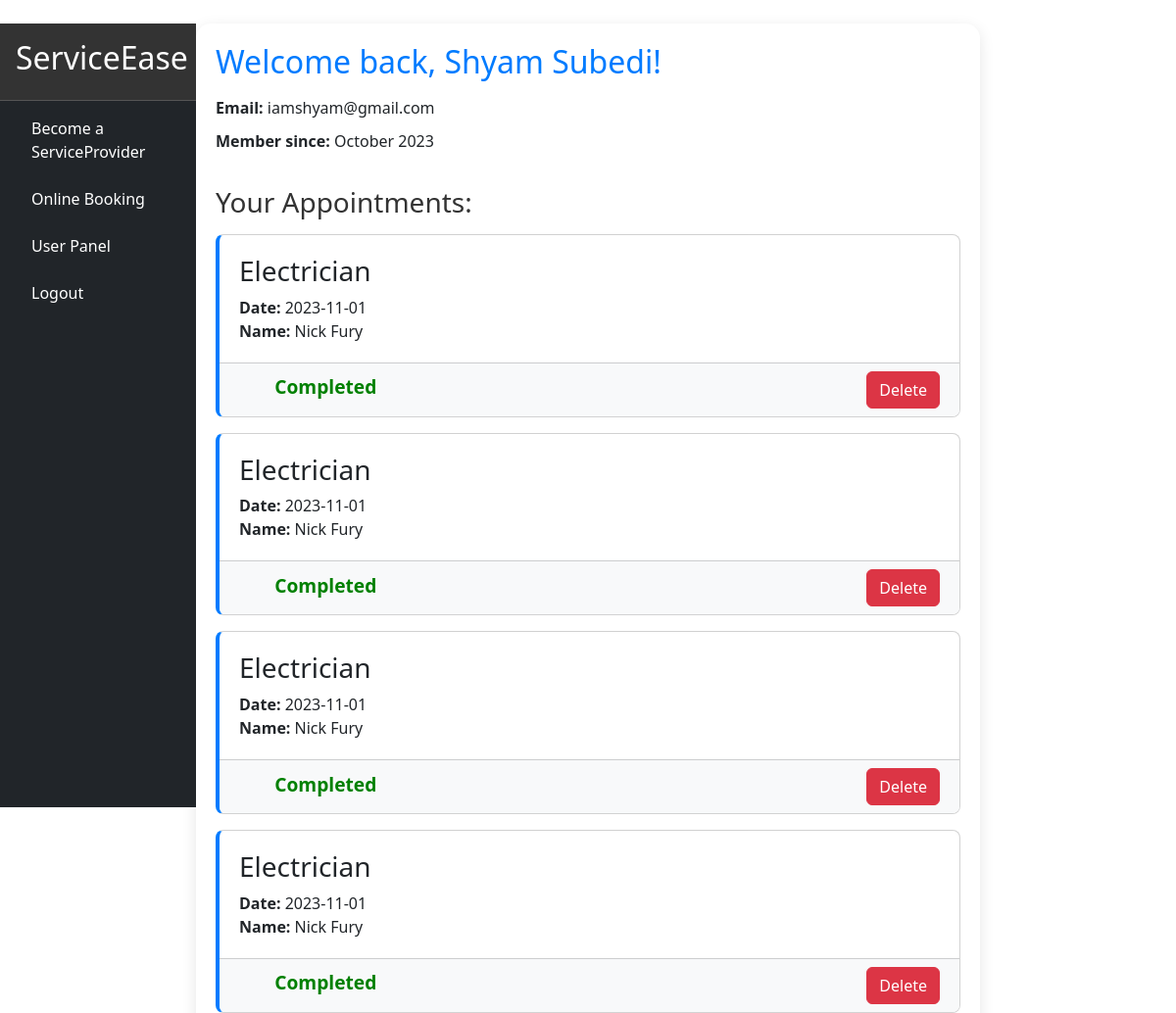
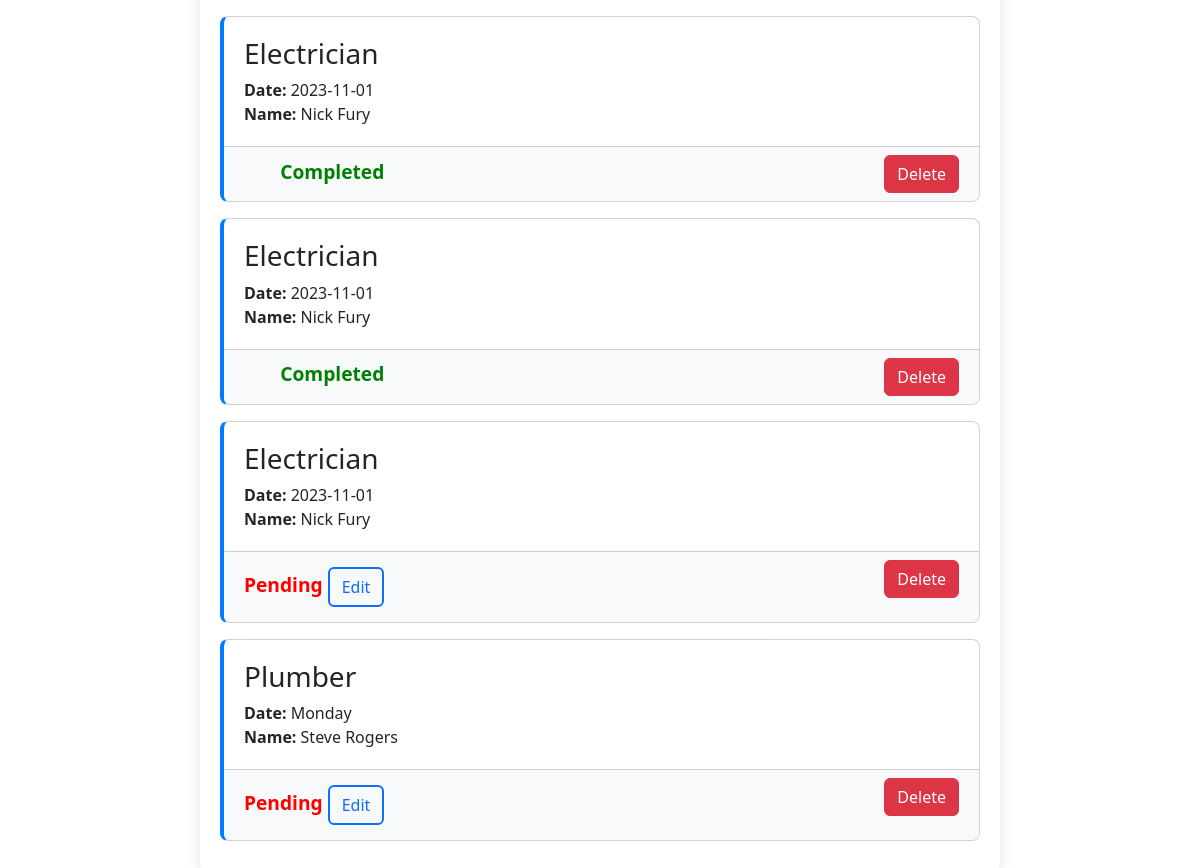
Page /booking/ (signed in) on the earlier database version (2 pictures, top to bottom).
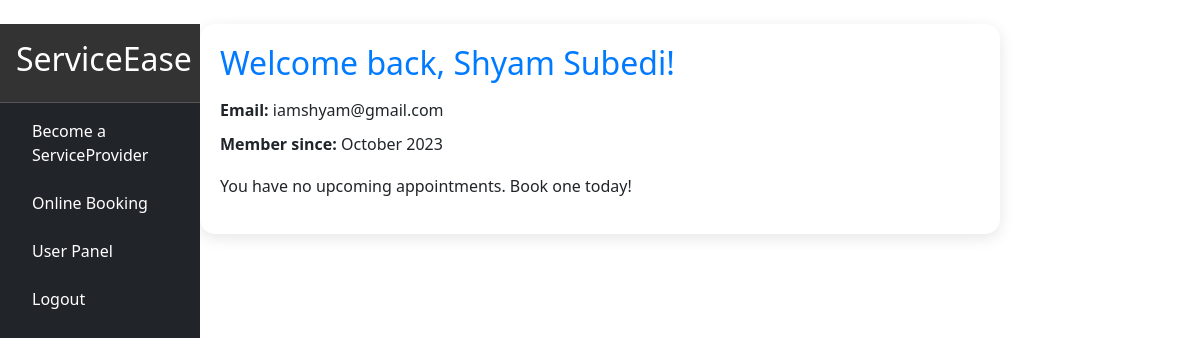
Same page on the later database version.
### booking/models.py (models this page shows, shortened)
class Appointment(models.Model):
    user = models.ForeignKey(User, on_delete=models.CASCADE, null=True, blank=True)
    service = models.CharField(max_length=50, choices=SERVICE_CHOICES, default="Electrician")
    day= models.CharField(max_length=50,choices=DAY_CHOICES, default="Monday")
    address = models.CharField(max_length=50, blank=True)
    isFinished = models.CharField(max_length=15,default="No")
    time = models.CharField(max_length=10, choices=TIME_CHOICES, default="3 PM", null=True, blank=True)
    staff = models.CharField(max_length=50, default="Not assigned")

### booking/views.py (the view)
# urls.py: path('', views.userPanel, name='userPanel'),
def userPanel(request):
    user = request.user
    appointments = Appointment.objects.filter(user=user).order_by('day', 'time')
    return render(request, 'userPanel.html', {
        'user':user,
        'appointments':appointments,
    })

### booking/templates/userPanel.html (shortened to what this page needs)
{% extends 'layout.html' %}
{% load static %}
{% block body %}
<div class="user-panel-container">
    {% if user.is_authenticated %}
        <div class="user-info">
            <h2>Welcome back, {{ user.username }}!</h2>
            <ul class="user-details">
                <li><strong>Email:</strong> {{ user.email }}</li>
                <li><strong>Member since:</strong> {{ user.date_joined|date:"F Y" }}</li>
            </ul>
        </div>
        {% if appointments.count > 0 %}
        <div class="appointments-section">
            <h2>Your Appointments:</h2>
            {% for appointment in appointments %}
                {% if appointment.staff != "Not assigned" %}
                    <div class="card appointment-card">
                        <div class="card-body">
                            <h3 class="card-title">{{ appointment.service }}</h3>
                            <p class="card-text">
                                <strong>Date:</strong> {{ appointment.day }}<br>
                                <strong>Name:</strong> {{ appointment.staff }}
                            </p>
                        </div>
<div class="card-footer">
    <span class="badge {% if not appointment.isFinished %}badge-primary{% else %}badge-success{% endif %} mr-2" style="font-size: 1.2rem; padding-right: 500px;">
{% if appointment.isFinished != "No" %}
<span style="color: green;">Completed</span>
{% else %}
<span style="color: red;">Pending</span>
<a class="btn btn-outline-primary" href="{% url 'userUpdate' appointment.id %}">Edit</a>
{% endif %}
</span>
    <form action="{% url 'appointmentDeleteBooking' appointment.id %}" method="post" style="display: inline-block;">
        <button type="submit" class="btn btn-danger" onclick="return confirm('Are you sure you want to delete this appointment?');">
            Delete
        </button>
    </form>
</div>
                    </div>
                {% endif %}
            {% endfor %}
        </div>
        {% else %}
            <p>You have no upcoming appointments. Book one today!</p>
        {% endif %}
    {% else %}
        <h1>Please Sign In</h1>
        <a href="{% url 'login' %}" class="btn btn-primary mt-3">Sign in</a>
    {% endif %}
</div>
{% endblock %}

### booking/templates/layout.html (shortened to what this page needs)
{% load static %}
<!DOCTYPE html>
<html lang="en">
  <head>
    <link
      href="https://cdn.jsdelivr.net/npm/bootstrap@5.2.1/dist/css/bootstrap.min.css"
      rel="stylesheet"
    />
  </head>
  <body>
   <header>
      <div class="col-2 bg-dark position-fixed" style="height: 100vh; padding: 0;">
        <div class="p-3 text-white text-center" style="background-color: #333; border-bottom: 1px solid #555;">
          <h2>ServiceEase</h2>
        </div>
        <ul class="nav flex-column p-2">
          <li class="nav-item mb-2">
            <a class="nav-link text-white d-flex align-items-center" href="{% url 'become-vendor' %}">
               Become a ServiceProvider
            </a>
          </li>
          <li class="nav-item mb-2">
            <a class="nav-link text-white d-flex align-items-center"  data-target="booking-section" href="{% url 'booking' %}">
               Online Booking
            </a>
          </li>
          <li class="nav-item mb-2">
            <a class="nav-link text-white d-flex align-items-center" href="{% url 'userPanel' %}">
               User Panel
            </a>
          </li>
          <li class="nav-item mt-auto">
            <a class="nav-link text-white d-flex align-items-center" href="{% url 'logout-view' %}">
               Logout
            </a>
          </li>
        </ul>
      </div>
    </header>
    {% block body %}{% endblock %}
  </body>
</html>

### booking/templates/layout.html (style rules this page uses)
body { padding-top: 0; margin-top: -20; }
.nav-link { color: white; }

### booking/templates/userPanel.html (style rules this page uses)
.user-panel-container { max-width: 800px; margin: 2% auto; padding: 20px; background-color: #ffffff; border-radius: 15px; box-shadow: 0 4px 15px rgba(0, 0, 0, 0.1); font-family: 'Segoe UI', Tahoma, Geneva, Verdana, sans-serif; }
.user-info h2 { color: #007bff; margin-bottom: 1rem; font-size: 2rem; }
.user-details { list-style-type: none; padding-left: 0; margin-top: 0; font-size: 1rem; }
.user-details li { margin-bottom: 0.5rem; line-height: 1.6; }

Differences in the rows shown:
removed Appointment: service "Electrician", day "2023-11-01", staff "Nick Fury", isFinished "Completed"
removed Appointment: service "Electrician", day "2023-11-01", staff "Nick Fury", isFinished "Completed"
removed Appointment: service "Electrician", day "2023-11-01", staff "Nick Fury", isFinished "Completed"
removed Appointment: service "Electrician", day "2023-11-01", staff "Nick Fury", isFinished "Completed"
removed Appointment: service "Electrician", day "2023-11-01", staff "Nick Fury", isFinished "Completed"
removed Appointment: service "Electrician", day "2023-11-01", staff "Nick Fury", isFinished "Completed"
removed Appointment: service "Electrician", day "2023-11-01", staff "Nick Fury", isFinished "Pending"
removed Appointment: service "Plumber", day "Monday", staff "Steve Rogers", isFinished "Pending"
Other differences:
text no longer shown: "Your Appointments:"
text now shown: "You have no upcoming appointments. Book one today!"
